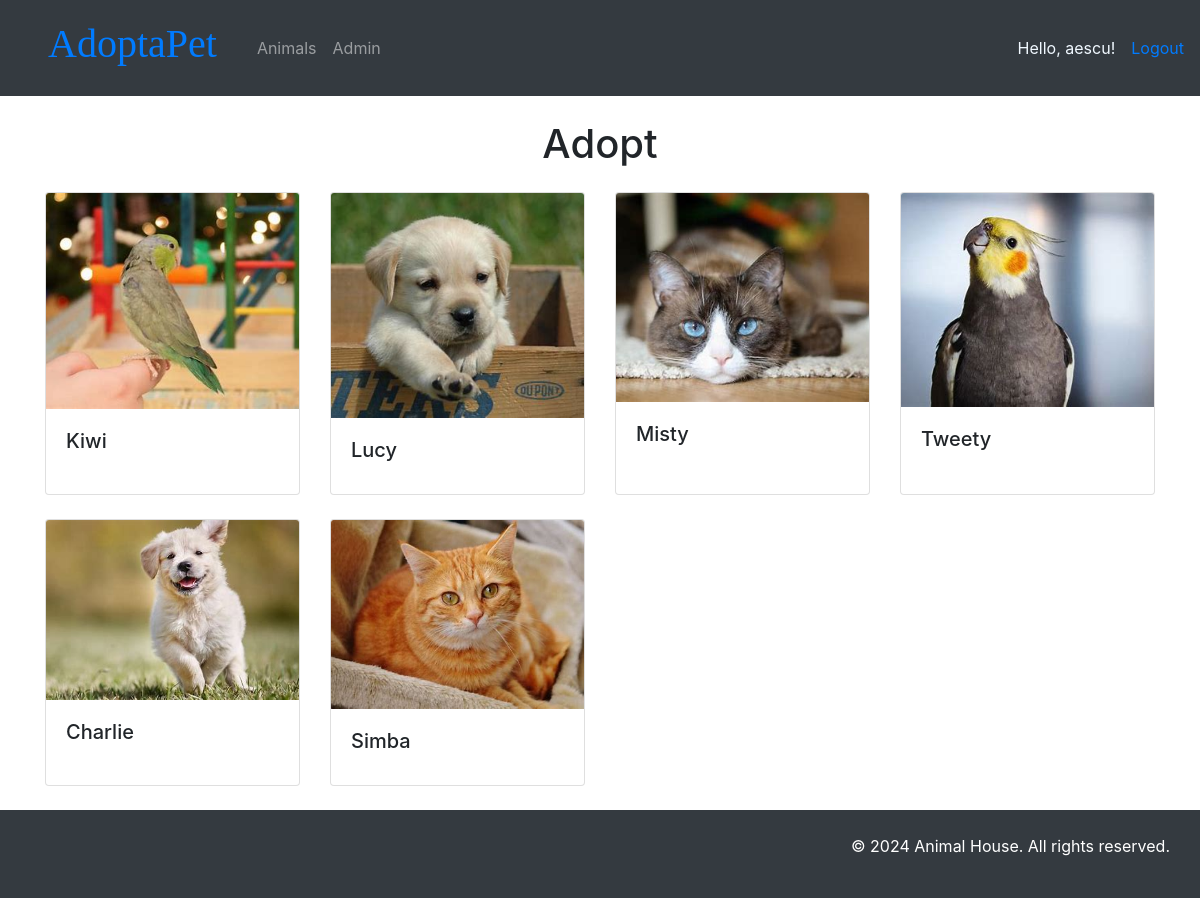
The page /pets/ (signed in) on the database its author committed.
### app/models.py (models this page shows, shortened)
class Pet(models.Model):
        GENDER = (
		('Male', 'Male'),
		('Female', 'Female'),
	)
        STATUS = (
        ('Adopted', 'Adopted'),
        ('Available', 'Available'),
	)
        name = models.CharField(max_length=200, null=True)
        age = models.IntegerField()
        gender = models.CharField(max_length=200, null=True, choices=GENDER)
        description = models.CharField(max_length=1000, null=True)
        pet_pic = models.ImageField(upload_to="pets_pics")
        status = models.CharField(max_length=200, default="Available", choices=STATUS)
        owner = models.ForeignKey(Owner, null=True, on_delete=models.CASCADE)
        date_created = models.DateTimeField(auto_now_add=True, null=True)

### app/decorators.py (the view)
		def wrapper_func(request, *args, **kwargs):
			group = None
			if request.user.groups.exists():
				group = request.user.groups.all()[0].name
			if group in allowed_roles:
				return view_func(request, *args, **kwargs)
			else:
				return HttpResponse("You are not authorized to view this page")

### app/views.py (called while the page is built)
@login_required(login_url="login")
@allowed_users(allowed_roles=["admin", "owner"])
def petsPage(request):
    pets = Pet.objects.filter(status='Available')
    return render(request, 'pets.html', {'pets': pets})

### app/templates/pets.html (shortened to what this page needs)
{% extends "base.html" %} {% block content %}
<br />
<center>
  <h1>Adopt</h1>
</center>
<div class="container mt-4">
  <div class="row">
    {% for pet in pets %}
    <div class="col-md-3 mb-4">
      <div class="card">
        <img
          src="{{ pet.pet_pic.url }}"
          class="card-img-top"
          alt="{{ pet.name }} Image"
        />
        <div class="card-body">
          <h5 class="card-title">{{ pet.name }}</h5>
        </div>
      </div>
    </div>
    {% endfor %}
  </div>
</div>
{% endblock content %}

### app/templates/base.html (shortened to what this page needs)
{% load static %}
<!DOCTYPE html>
<html lang="en">
  <head>
    <link rel="stylesheet" href="{% static "styles.css" %}">
    <link rel="stylesheet" href="{% static "pets.css" %}">
    <link
      rel="stylesheet"
      href="https://stackpath.bootstrapcdn.com/bootstrap/4.3.1/css/bootstrap.min.css"
    />
  </head>
  <body>
    <nav class="navbar navbar-expand-lg navbar-dark bg-dark">
        <div class="collapse navbar-collapse" id="navbarNav">
          <div class='AnimalHouse'><h1><a href="{% url "home" %}">AdoptaPet</a><h1></div>
            <ul class="navbar-nav">
              {% if request.user.is_authenticated %}
                  {% if request.user.is_staff %}
                      <li class="nav-item">
                          <a class="nav-link" href="{% url "pets" %}">Animals</a>
                      </li>
                      <li class="nav-item">
                          <a class="nav-link" href="{% url "dash" %}">Admin</a>
                      </li>
                  {% endif %}
              {% endif %}
          </ul>
          <div class="d-flex ml-auto">
              {% if request.user.is_authenticated %}
                  <span class="hello-msg mr-3">Hello, {{ request.user }}!</span>
                  <a class="hello-msg" href="{% url "logout" %}">Logout</a>
              {% else %}
                  <a class="hello-msg" href="{% url "login" %}">Sign In</a>
              {% endif %}
          </div>
      </nav>
    {% block content %}{% endblock content %}
    <footer class="bg-dark text-white">
      <div class="container py-4">
          <div class="row">
              <div class="col-md">
          </div>
          <p class="text-center">&copy; 2024 Animal House. All rights reserved.</p>
      </div>
  </footer>
    </body>
  </body>
</html>

### app/static/styles.css (style rules this page uses)
html, body { height: 100%; margin: 0; }
.mr-3 { color: aliceblue; }
footer { display: flex; justify-content: flex-end; position: relative; left: 0; bottom: 0; width: 100%; text-align: center; }
.AnimalHouse { color: rgb(246, 251, 255); font-family: Georgia, 'Times New Roman', Times, serif; margin: 1.5vh 4vh ; }

### app/static/pets.css (style rules this page uses)
.card { height: 100%; display: flex; flex-direction: column; }
.card img { flex-grow: 1; object-fit: cover; }

### rows shown on the page
Pet: pet_pic (picture), name "Kiwi"
Pet: pet_pic (picture), name "Lucy"
Pet: pet_pic (picture), name "Misty"
Pet: pet_pic (picture), name "Tweety"
Pet: pet_pic (picture), name "Charlie"
Pet: pet_pic (picture), name "Simba"

### other values the page prints
{{ request.user }} "aescu"
